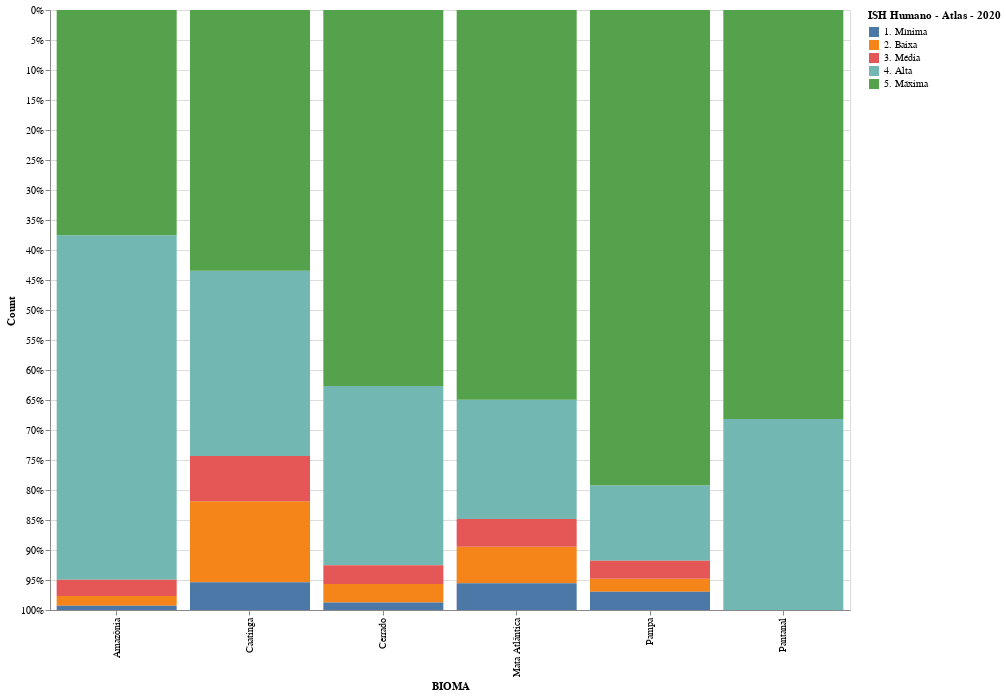

Notebook source saved alongside this figure:
### Code cell
import altair as alt

# Create a stacked bar chart using Altair
bar_chart = alt.Chart(df_grouped).mark_bar().encode(
    x='BIOMA:N',
    y=alt.Y('Count:Q', stack='normalize', sort='descending'),
    color=alt.Color('New_Column:N', legend=alt.Legend(title="ISH Humano - Atlas - 2020")),
    tooltip=['BIOMA', 'Count', 'ISH Humano - Atlas - 2020'],
).properties(
    width=800,
    height=600
).interactive()

# Display the bar chart
bar_chart

### Figure 1 — Vega-Lite specification as saved in the notebook (floating-point values rounded to 4 significant figures)
{"config": {"view": {"continuousWidth": 300, "continuousHeight": 300}}, "data": {"name": "data-0bb54e18266e4e60bc0a70354f7efecd"}, "mark": {"type": "bar"}, "encoding": {"color": {"field": "New_Column", "legend": {"title": "ISH Humano - Atlas - 2020"}, "type": "nominal"}, "tooltip": [{"field": "BIOMA", "type": "nominal"}, {"field": "Count", "type": "quantitative"}, {"field": "ISH Humano - Atlas - 2020", "type": "nominal"}], "x": {"field": "BIOMA", "type": "nominal"}, "y": {"field": "Count", "sort": "descending", "stack": "normalize", "type": "quantitative"}}, "height": 600, "params": [{"name": "param_26", "select": {"type": "interval", "encodings": ["x", "y"]}, "bind": "scales"}], "width": 800, "$schema": "https://vega.github.io/schema/vega-lite/v5.16.3.json", "datasets": {"data-0bb54e18266e4e60bc0a70354f7efecd": [{"BIOMA": "Amazônia", "ISH Humano - Atlas - 2020": "Alta", "Count": 320, "New_Column": "4. Alta"}, {"BIOMA": "Amazônia", "ISH Humano - Atlas - 2020": "Baixa", "Count": 9, "New_Column": "2. Baixa"}, {"BIOMA": "Amazônia", "ISH Humano - Atlas - 2020": "Máxima", "Count": 209, "New_Column": "5. Máxima"}, {"BIOMA": "Amazônia", "ISH Humano - Atlas - 2020": "Média", "Count": 15, "New_Column": "3. Média"}, {"BIOMA": "Amazônia", "ISH Humano - Atlas - 2020": "Mínima", "Count": 4, "New_Column": "1. Mínima"}, {"BIOMA": "Caatinga", "ISH Humano - Atlas - 2020": "Alta", "Count": 373, "New_Column": "4. Alta"}, {"BIOMA": "Caatinga", "ISH Humano - Atlas - 2020": "Baixa", "Count": 163, "New_Column": "2. Baixa"}, {"BIOMA": "Caatinga", "ISH Humano - Atlas - 2020": "Máxima", "Count": 525, "New_Column": "5. Máxima"}, {"BIOMA": "Caatinga", "ISH Humano - Atlas - 2020": "Média", "Count": 91, "New_Column": "3. Média"}, {"BIOMA": "Caatinga", "ISH Humano - Atlas - 2020": "Mínima", "Count": 56, "New_Column": "1. Mínima"}, {"BIOMA": "Cerrado", "ISH Humano - Atlas - 2020": "Alta", "Count": 428, "New_Column": "4. Alta"}, {"BIOMA": "Cerrado", "ISH Humano - Atlas - 2020": "Baixa", "Count": 44, "New_Column": "2. Baixa"}, {"BIOMA": "Cerrado", "ISH Humano - Atlas - 2020": "Máxima", "Count": 898, "New_Column": "5. Máxima"}, {"BIOMA": "Cerrado", "ISH Humano - Atlas - 2020": "Média", "Count": 45, "New_Column": "3. Média"}, {"BIOMA": "Cerrado", "ISH Humano - Atlas - 2020": "Mínima", "Count": 18, "New_Column": "1. Mínima"}, {"BIOMA": "Mata Atlântica", "ISH Humano - Atlas - 2020": "Alta", "Count": 613, "New_Column": "4. Alta"}, {"BIOMA": "Mata Atlântica", "ISH Humano - Atlas - 2020": "Baixa", "Count": 187, "New_Column": "2. Baixa"}, {"BIOMA": "Mata Atlântica", "ISH Humano - Atlas - 2020": "Máxima", "Count": 2002, "New_Column": "5. Máxima"}, {"BIOMA": "Mata Atlântica", "ISH Humano - Atlas - 2020": "Média", "Count": 142, "New_Column": "3. Média"}, {"BIOMA": "Mata Atlântica", "ISH Humano - Atlas - 2020": "Mínima", "Count": 138, "New_Column": "1. Mínima"}, {"BIOMA": "Pampa", "ISH Humano - Atlas - 2020": "Alta", "Count": 29, "New_Column": "4. Alta"}, {"BIOMA": "Pampa", "ISH Humano - Atlas - 2020": "Baixa", "Count": 5, "New_Column": "2. Baixa"}, {"BIOMA": "Pampa", "ISH Humano - Atlas - 2020": "Máxima", "Count": 183, "New_Column": "5. Máxima"}, {"BIOMA": "Pampa", "ISH Humano - Atlas - 2020": "Média", "Count": 7, "New_Column": "3. Média"}, {"BIOMA": "Pampa", "ISH Humano - Atlas - 2020": "Mínima", "Count": 7, "New_Column": "1. Mínima"}, {"BIOMA": "Pantanal", "ISH Humano - Atlas - 2020": "Alta", "Count": 7, "New_Column": "4. Alta"}, {"BIOMA": "Pantanal", "ISH Humano - Atlas - 2020": "Máxima", "Count": 15, "New_Column": "5. Máxima"}]}}
